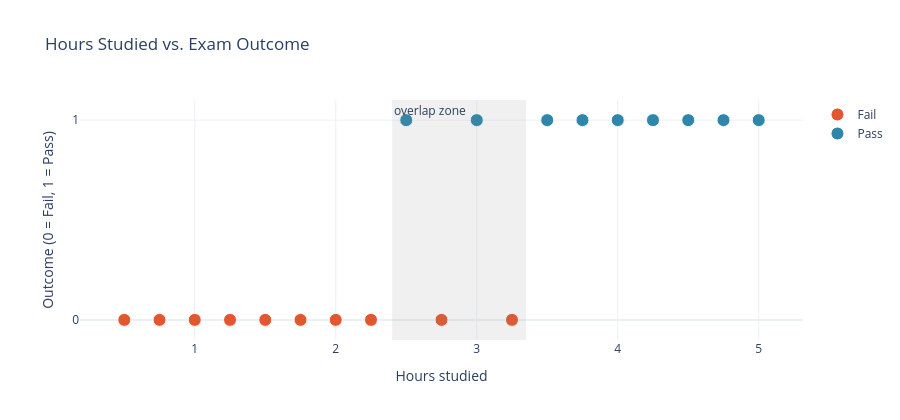

Source (notebook cell):
### Markdown cell above
**Reading the chart below**  
- **x-axis**: hours studied, **y-axis**: outcome (0 = Fail, 1 = Pass)  
- **Red** = failed, **blue** = passed  
- **Shaded overlap zone (≈ 2.5 to 3.25 h)**: passes and fails mix, so no single cut-off is perfect. The model must work with *probabilities*.

### Code cell
fig = go.Figure()
for label, name, color in [(0, "Fail", FAIL_COLOR), (1, "Pass", PASS_COLOR)]:
    sub = df[df.passed == label]
    fig.add_trace(go.Scatter(x=sub.hours, y=sub.passed, mode="markers", name=name,
                             marker=dict(size=13, color=color, line=dict(width=1, color="white"))))
fig.add_vrect(x0=2.4, x1=3.35, fillcolor="gray", opacity=0.12, line_width=0,
              annotation_text="overlap zone", annotation_position="top left")
fig.update_layout(title="Hours Studied vs. Exam Outcome", template="plotly_white",
                  xaxis_title="Hours studied", yaxis_title="Outcome (0 = Fail, 1 = Pass)",
                  yaxis=dict(tickvals=[0, 1]), height=420)
fig.show()

### Figure 1 — Plotly figure (JSON) as saved in the notebook; plotly's stock layout.template omitted (floating-point values rounded to 4 significant figures)
{"data": [{"marker": {"color": "#E4572E", "line": {"color": "white", "width": 1}, "size": 13}, "mode": "markers", "name": "Fail", "type": "scatter", "x": [0.5, 0.75, 1.0, 1.25, 1.5, 1.75, 2.0, 2.25, 2.75, 3.25], "y": [0, 0, 0, 0, 0, 0, 0, 0, 0, 0]}, {"marker": {"color": "#2E86AB", "line": {"color": "white", "width": 1}, "size": 13}, "mode": "markers", "name": "Pass", "type": "scatter", "x": [2.5, 3.0, 3.5, 3.75, 4.0, 4.25, 4.5, 4.75, 5.0], "y": [1, 1, 1, 1, 1, 1, 1, 1, 1]}], "layout": {"annotations": [{"showarrow": false, "text": "overlap zone", "x": 2.4, "xanchor": "left", "xref": "x", "y": 1, "yanchor": "top", "yref": "y domain"}], "height": 420, "shapes": [{"fillcolor": "gray", "line": {"width": 0}, "opacity": 0.12, "type": "rect", "x0": 2.4, "x1": 3.35, "xref": "x", "y0": 0, "y1": 1, "yref": "y domain"}], "title": {"text": "Hours Studied vs. Exam Outcome"}, "xaxis": {"title": {"text": "Hours studied"}}, "yaxis": {"tickvals": [0, 1], "title": {"text": "Outcome (0 = Fail, 1 = Pass)"}}}}
